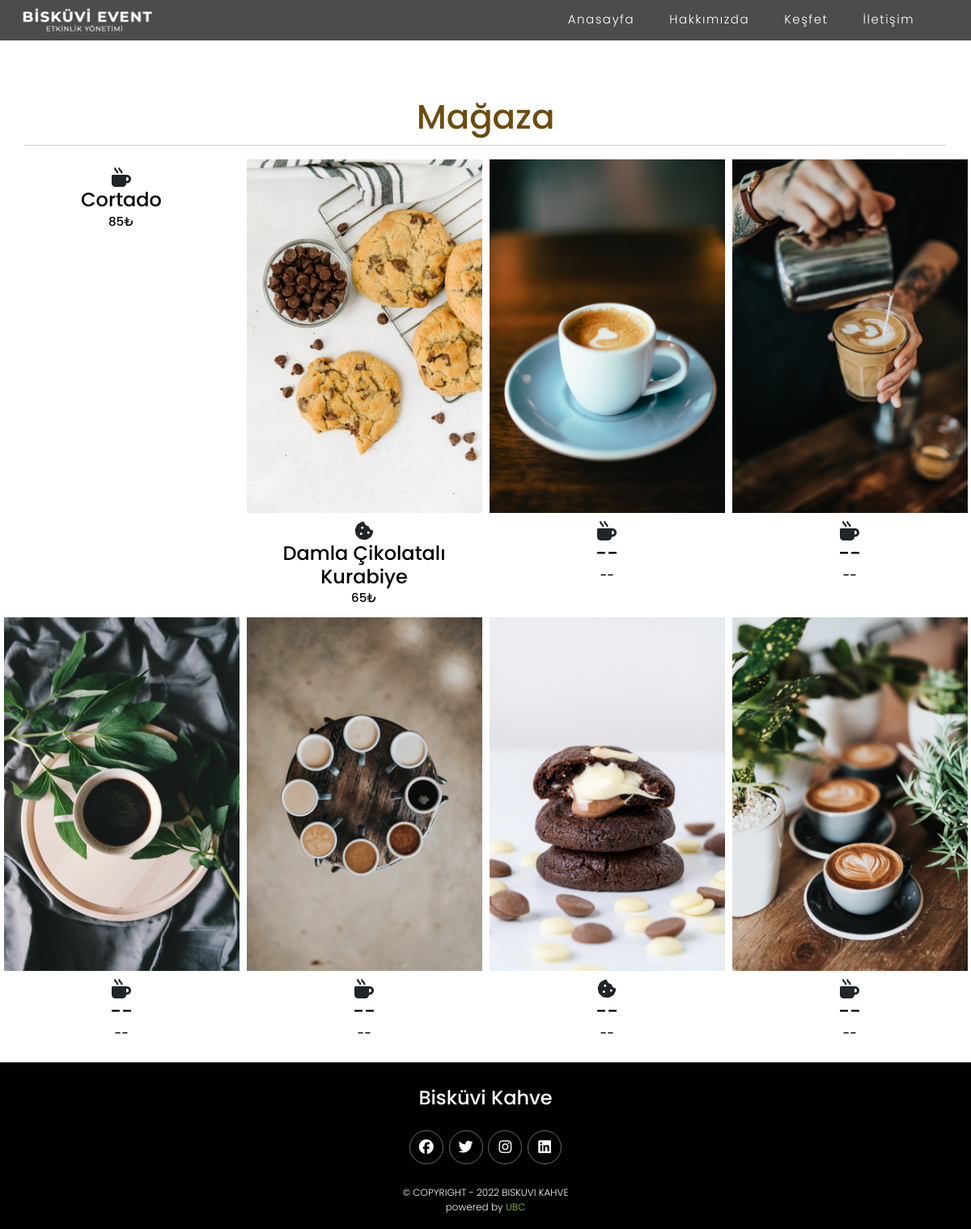
/kesfet.php, run on the app's committed database.
### tables this page shows
CREATE TABLE IF NOT EXISTS `kesfet` (
  `id` int(11) NOT NULL AUTO_INCREMENT,
  `ustBaslik` char(50) NOT NULL DEFAULT '0',
  PRIMARY KEY (`id`)
);

CREATE TABLE IF NOT EXISTS `kesfetfoto` (
  `id` int(11) NOT NULL AUTO_INCREMENT,
  `sira` char(50) NOT NULL,
  `simge` char(50) NOT NULL,
  `kahveisim` char(50) NOT NULL,
  `kahvefiyat` char(50) NOT NULL,
  `foto` char(50) NOT NULL,
  `aktif` tinyint(4) NOT NULL DEFAULT '0',
  PRIMARY KEY (`id`)
);

### kesfet.php (the view, shortened to what this page needs)
<?php
include("inc/vt.php");
include("inc/head.php");
$sorgu = $baglanti->prepare("select * from kesfet");
$sorgu->execute();
$sonuc = $sorgu->fetch();
?>
<section id="portfolyo">
    <div class="content-2" id="portfolyo">
        <h2><?php echo $sonuc["ustBaslik"] ?></h2>
        <hr>
    </div>
    <div class="py-5">
        <div class="container-fluid">
            <div class="row">
                <?php
                $sorgu10 = $baglanti->prepare("select * from kesfetfoto WHERE aktif=1 ORDER BY sira");
                $sorgu10->execute();
                while ($sonuc10 = $sorgu10->fetch()) {
                ?>
                    <div class="col-md-3 col-sm-6 my-3">
                        <a href="<?php echo $sonuc10["link"] ?>"><img class="img-fluid d-block mx-auto" src="images/<?php echo $sonuc10["foto"] ?>" alt="" /></a>
                        <div class="gecis2">
                            <i class="<?php echo $sonuc10["simge"] ?>"></i>
                            <h3><?php echo $sonuc10["kahveisim"] ?></h3>
                            <h4><?php echo $sonuc10["kahvefiyat"] ?></h4>
                        </div>
                    </div>
                <?php
                }
                ?>
            </div>
        </div>
    </div>
</section>
<?php
include("inc/footer.php");
?>

### inc/head.php (shortened to what this page needs)
<!DOCTYPE html>
<html lang="tr">
<head>
    <link href="https://cdn.jsdelivr.net/npm/bootstrap@5.0.2/dist/css/bootstrap.min.css" rel="stylesheet">
    <link rel="stylesheet" href="style.css">
</head>
<body>
    <header id="header">
        <div class="header">
            <div class="navbar">
                <div class="header-logo">
                    <a href="anasayfa">
                        <img class="clear" src="images/header-logo.png" alt="">
                    </a>
                </div>
                <div class="header-menu">
                    <ul id="menuItems">
                        <?php if ($sayfa == "Anasayfa") echo "" ?><li><a href="anasayfa.php">Anasayfa</a></li>
                        <?php if ($sayfa == "Hakkımızda") echo "" ?><li><a href="hakkimizda.php">Hakkımızda</a></li>
                        <?php if ($sayfa == "Keşfet") echo "" ?><li><a href="kesfet.php">Keşfet</a></li>
                        <?php if ($sayfa == "İletişim") echo "" ?><li><a href="iletisim.php">İletişim</a></li>
                    </ul>
                </div>
            </div>
        </div>
    </header>

### inc/footer.php (shortened to what this page needs)
<?php
$sorgu = $baglanti->prepare("select * from social");
$sorgu->execute();
$sonuc = $sorgu->fetch();
?>
<section class="footer">
    <h1>Bisküvi Kahve</h1>
    <div class="share">
        <a href="<?php echo $sonuc["facebook"] ?>" class="fab fa-facebook"></a>
        <a href="<?php echo $sonuc["twitter"] ?>" class="fab fa-twitter"></a>
        <a href="<?php echo $sonuc["instagram"] ?>" class="fab fa-instagram"></a>
        <a href="<?php echo $sonuc["linkedin"] ?>" class="fab fa-linkedin"></a>
    </div>
    <div class="credit">
        © COPYRIGHT - 2022 BISKUVI KAHVE<br>
        powered by <a href="https://www.instagram.com/umutboracaki" target="_blank"><span>UBC</span></a>
    </div>
</section>
</body>
</html>

### style.css (style rules this page uses)
* { margin: 0; padding: 0; box-sizing: border-box; text-decoration: none; outline: none; border: none; transition: 0.5s ease; }
html { font-size: 6px; overflow-x: hidden; }
body { font-family: 'Poppins', sans-serif; font-size: 2rem; line-height: 1.5; text-align: center; background-color: #ffffff; }
a { text-decoration: none; }
ul, li { list-style: none; }
.header-logo img { display: block; float: left; height: 100%; width: 25rem; object-fit: cover; margin-left: 2rem; }
@media (min-width: 800px) { .header-logo img { display: block; float: left; height: 100%; width: 28rem; object-fit: cover; margin-left: 2rem; } }
@media (min-height:1300px) { .header-logo img { display: block; float: left; height: 100%; width: 28rem; object-fit: cover; margin-left: 4rem; } }
.header .navbar { display: flex; width: 100%; height: 50px; z-index: 100; position: fixed; background-color: rgb(0, 0, 0, 0.7); }
.header-menu ul { margin-bottom: 2px; margin-right: 50px; }
#menuItems li { display: inline-block; }
#menuItems li a { margin: 20px; color: #fff; font-size: 2.5rem; letter-spacing: 1.5px; font-weight: 300; }
.col-md-3 h3, .col-sm-6 h3, .my-3 .gecis2 h3 { font-size: 4rem; color: #000; }
.col-md-3 h4, .col-sm-6 h4, .my-3 .gecis2 h4 { font-size: 2.5rem; color: #000; }
i { margin-top: 10px; font-size: 4rem; }
.content-2 h2 { margin-top: 0rem; padding-top: 20rem; color: #6d4c0e; font-size: 5rem; }
@media (min-width:576px) { .content-2 h2 { font-size: 7rem; } }
.content-2 hr { position: absolute; transform: translateX(-50%); left: 50%; width: 95%; height: 1px; color: #6d4c0e; }
.footer { margin-top: 0px; background-color: #000; text-align: center; }
.footer h1 { color: #fff; font-size: 3rem; padding-top: 5rem; }
.footer .share { padding: 3.5rem 0; text-align: center; justify-content: center; align-items: center; }
.footer .share a { width: 6rem; height: 6rem; line-height: 6rem; color: #fff; font-size: 2.5rem; border: 0.1rem solid rgba(255, 255, 255, 0.4); border-radius: 50%; margin: 0.3rem; }
.footer .credit { font-size: 1.8rem; color: #fff; font-weight: 300; padding-top: 0.5rem; padding-bottom: 3rem; }
.footer .credit span { color: yellowgreen; }
@media (min-width:576px) { .footer .share a { width: 7rem; height: 7rem; line-height: 6.5rem; color: #fff; font-size: 3rem; border: 0.1rem solid rgba(255, 255, 255, 0.4); border-radius: 50%; margin: 0.3rem; } }
@media (min-width:576px) { .footer .credit { font-size: 2rem; color: #fff; font-weight: 300; padding-top: 0.5rem; } }
@media (min-width:576px) { .footer h1 { font-size: 4rem; } }

### data on the page
kesfet: ustBaslik "Mağaza"
kesfetfoto: kahveisim "Cortado", kahvefiyat "85₺"
kesfetfoto: foto (picture), kahveisim "Damla Çikolatalı Kurabiye", kahvefiyat "65₺"
kesfetfoto: foto (picture), kahveisim "--", kahvefiyat "--"
kesfetfoto: foto (picture), kahveisim "--", kahvefiyat "--"
kesfetfoto: foto (picture), kahveisim "--", kahvefiyat "--"
kesfetfoto: foto (picture), kahveisim "--", kahvefiyat "--"
kesfetfoto: foto (picture), kahveisim "--", kahvefiyat "--"
kesfetfoto: foto (picture), kahveisim "--", kahvefiyat "--"
